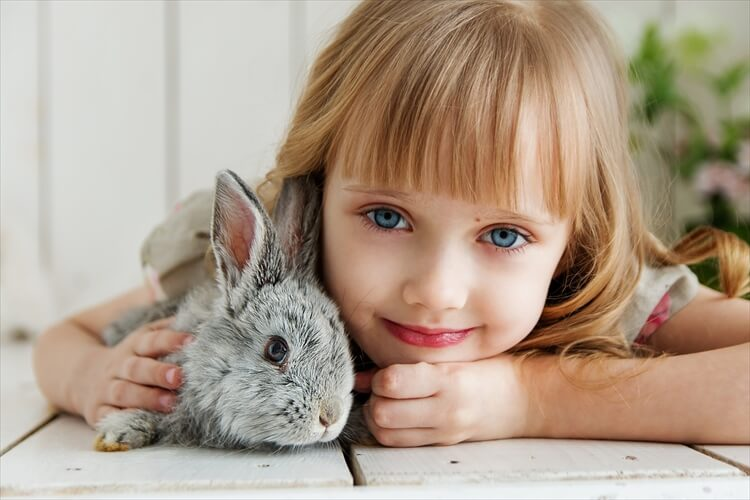
#> input picture girl.jpg, 750 x 500 px
$ python rotate-test.py
#> lines starting #> are read from the running program, lines starting #| are printed output that depends on the picture
#opencvの顔検出は横顔や傾きに弱く検出できない
#これを確認するためにgirl.pngを回転させてどこまで検出できるかをテストする
import matplotlib.pyplot as plt
import cv2
from scipy import ndimage

#顔検出と画像の読み込み
cascade_file = "haarcascade_frontalface_alt.xml"
cascade = cv2.CascadeClassifier(cascade_file)
img = cv2.imread("girl.jpg")
#> img is the input picture: shape (500, 750, 3); mean B, G, R 140.5, 158.1, 175.8

#顔検出を実行し、印をつける
def face_detect(img):
  img_gray = cv2.cvtColor(img,cv2.COLOR_BGR2GRAY)
  face_list = cascade.detectMultiScale(img_gray,minSize=(100,100))
  #認識した部分に印をつける
  for (x,y,w,h) in face_list:
    print("顔の座標=", x,y,w,h)
    red = (0,0,255)
    cv2.rectangle(img,(x,y),(x+w,y+h),red,thickness=30)

#角度毎に検証する
for i in range(0,9):
  ang = i * 10
  print("---" + str(ang) + "---")
  img_r = ndimage.rotate(img, ang)
  face_detect(img_r)
  plt.subplot(3,3,i+1)
  plt.axis("off")
  plt.title("angle="+ str(ang))
  plt.imshow(cv2.cvtColor(img_r,cv2.COLOR_BGR2RGB))
#> this loop made 9 passes
#> face_list in face_detect on passes 1 to 2: [[312, 136, 269, 269]], [[343, 188, 263, 263]]
#> pass 1, in face_detect, `img_gray = cv2.cvtColor(img,cv2.COLOR_BGR2GRAY)`:
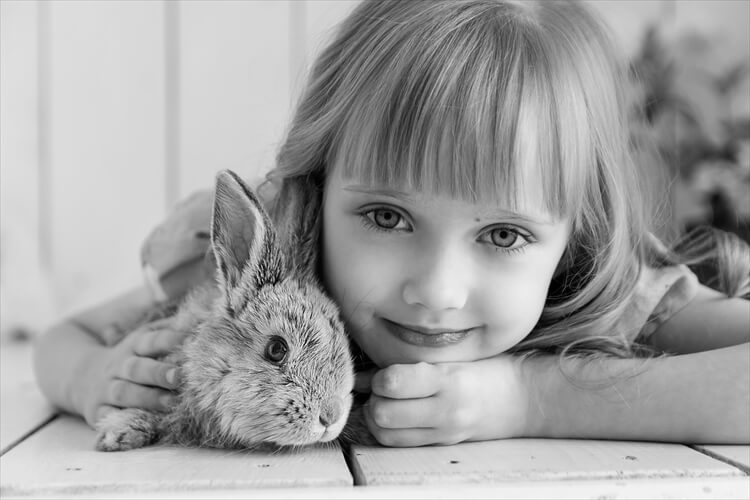
#> img_gray: shape (500, 750); min 0, max 254, mean 161.4
#> pass 2, `img_r = ndimage.rotate(img, ang)`:
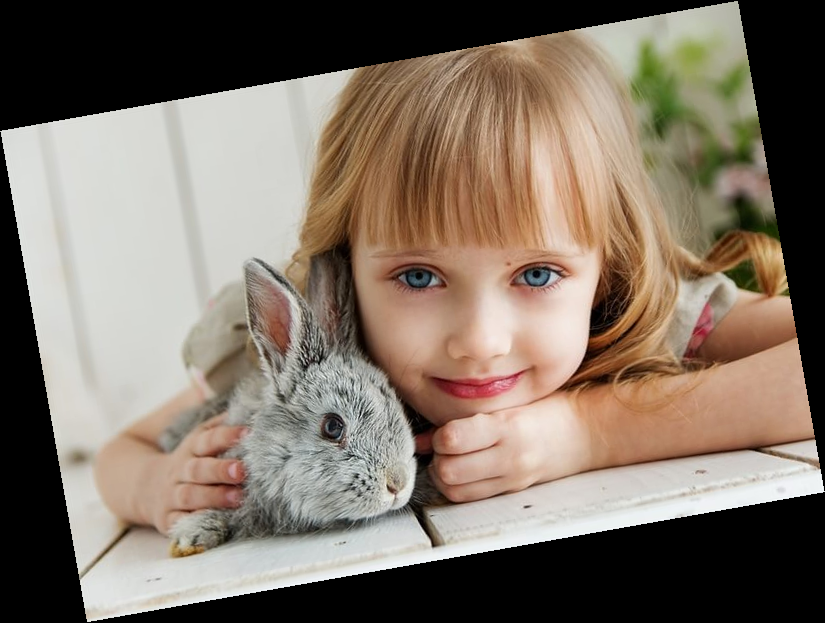
#> img_r: shape (623, 825, 3); mean B, G, R 102.1, 114.9, 127.8
#> pass 2, in face_detect (call 2), `img_gray = cv2.cvtColor(img,cv2.COLOR_BGR2GRAY)`:
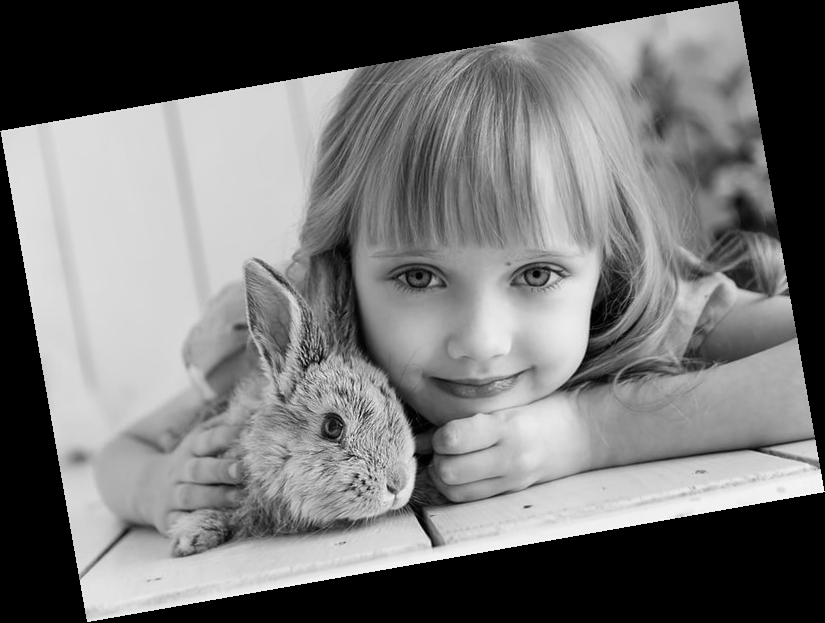
#> img_gray: shape (623, 825); min 0, max 251, mean 117.3
#> pass 3, `img_r = ndimage.rotate(img, ang)`:
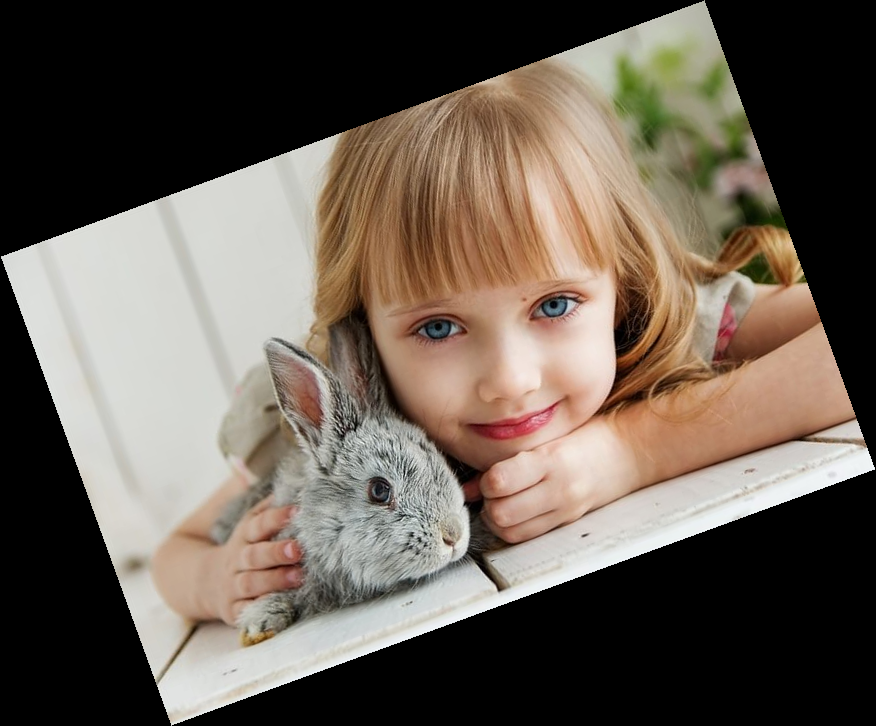
#> img_r: shape (726, 876, 3); mean B, G, R 82.5, 92.8, 103.3
#> after the loop:
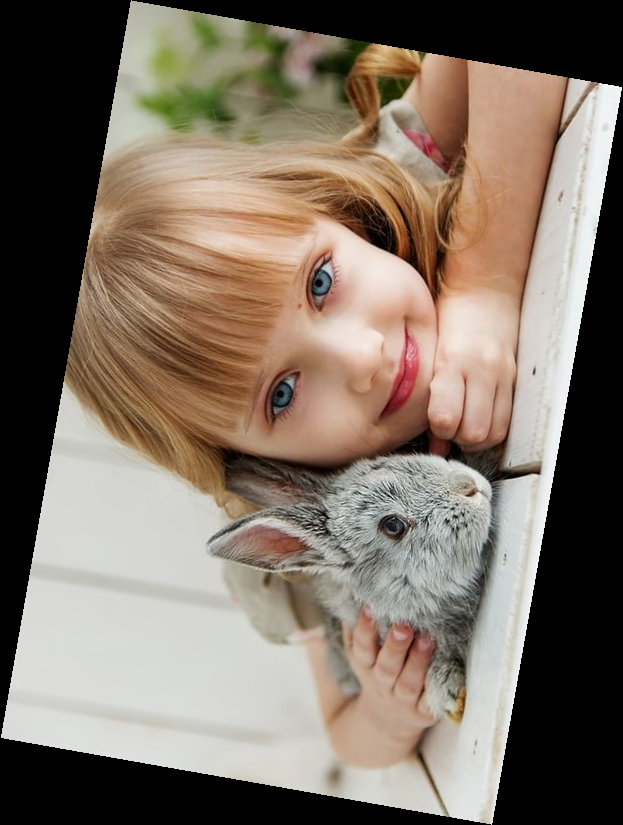
#> img_r: shape (825, 623, 3); mean B, G, R 102.1, 114.9, 127.8

plt.show()
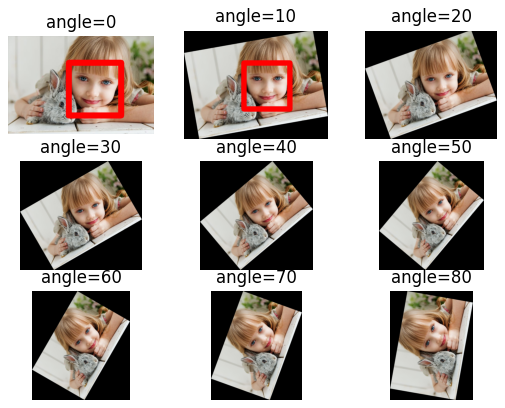
#> figure drawn by matplotlib, 9 panels

$ run again, with family.jpg copied over girl.jpg
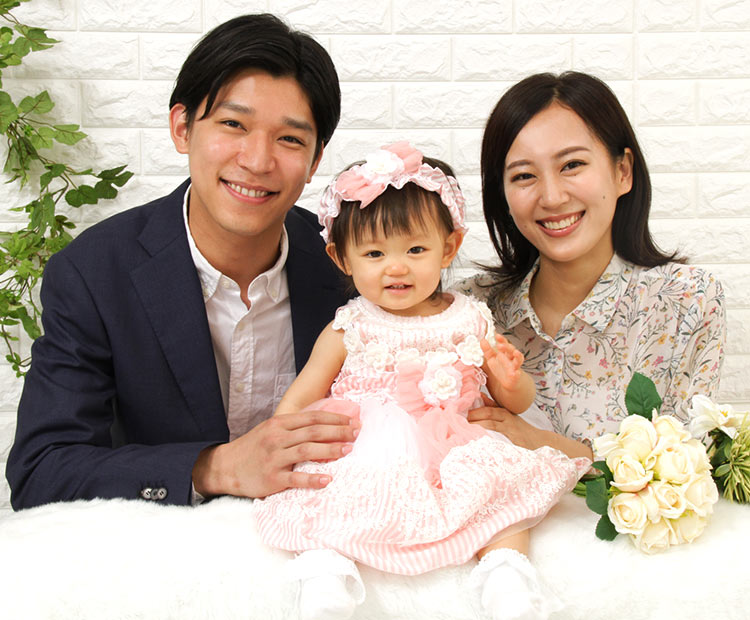
#> input picture family.jpg, 750 x 620 px
#> img is the input picture: shape (620, 750, 3); mean B, G, R 163.1, 175.8, 190
#> the loop `for i in range(0,9):` made 9 passes
#> face_list in face_detect on passes 2 to 4: [[208, 158, 145, 145], [504, 147, 135, 135]], [[221, 235, 142, 142]], [[219, 304, 146, 146]]
#> pass 1, in face_detect, `img_gray = cv2.cvtColor(img,cv2.COLOR_BGR2GRAY)`:
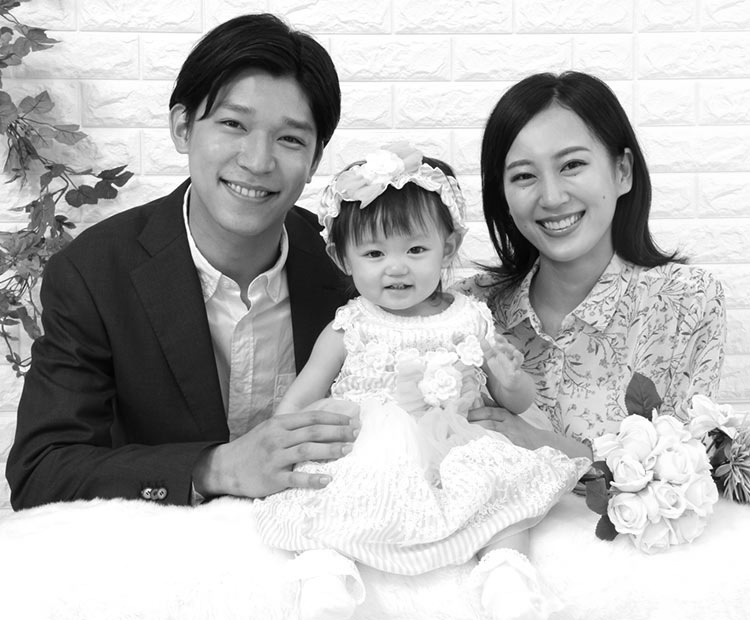
#> img_gray: shape (620, 750); min 1, max 255, mean 178.6
#> after the loop `for i in range(0,9):`:
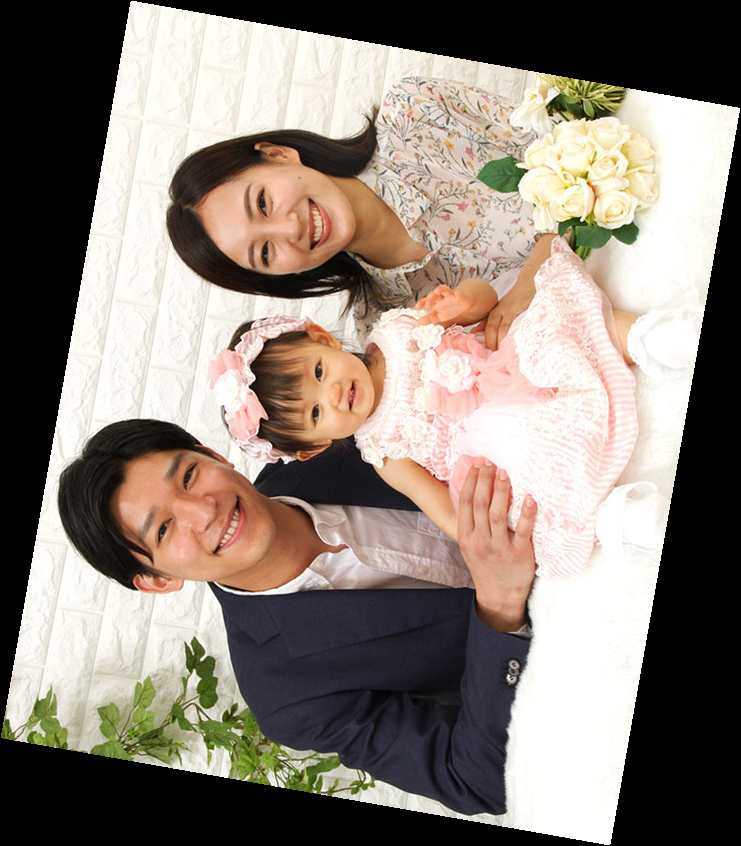
#> img_r: shape (846, 741, 3); mean B, G, R 120.5, 129.9, 140.4
